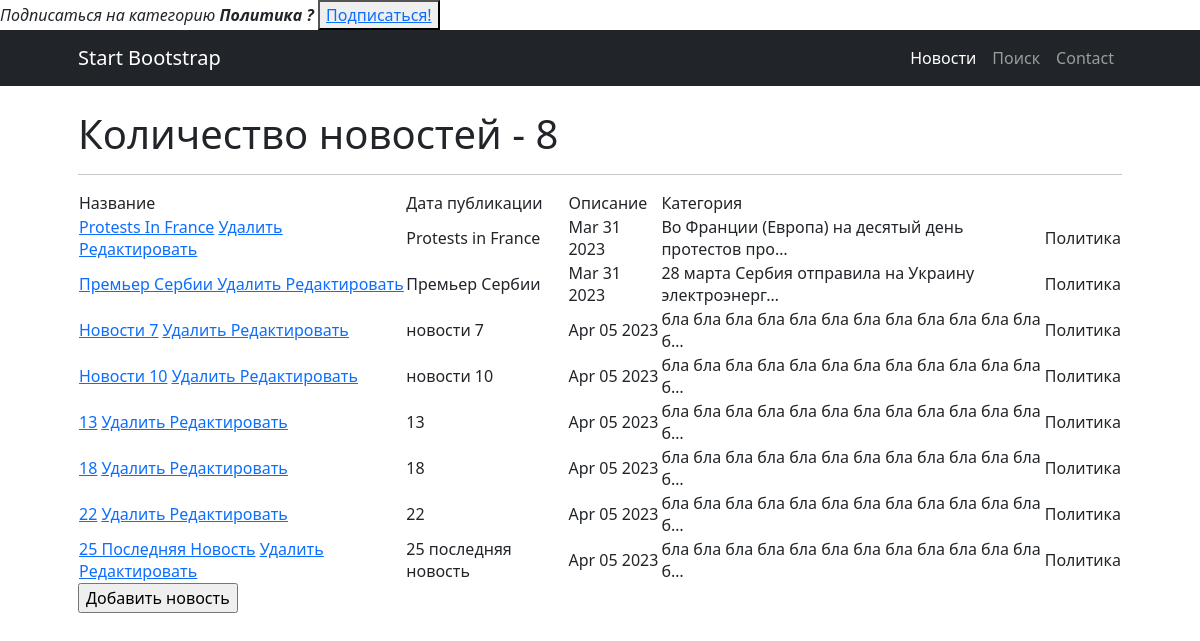
The page /news/category/1/ (signed in) on the database as committed earlier.
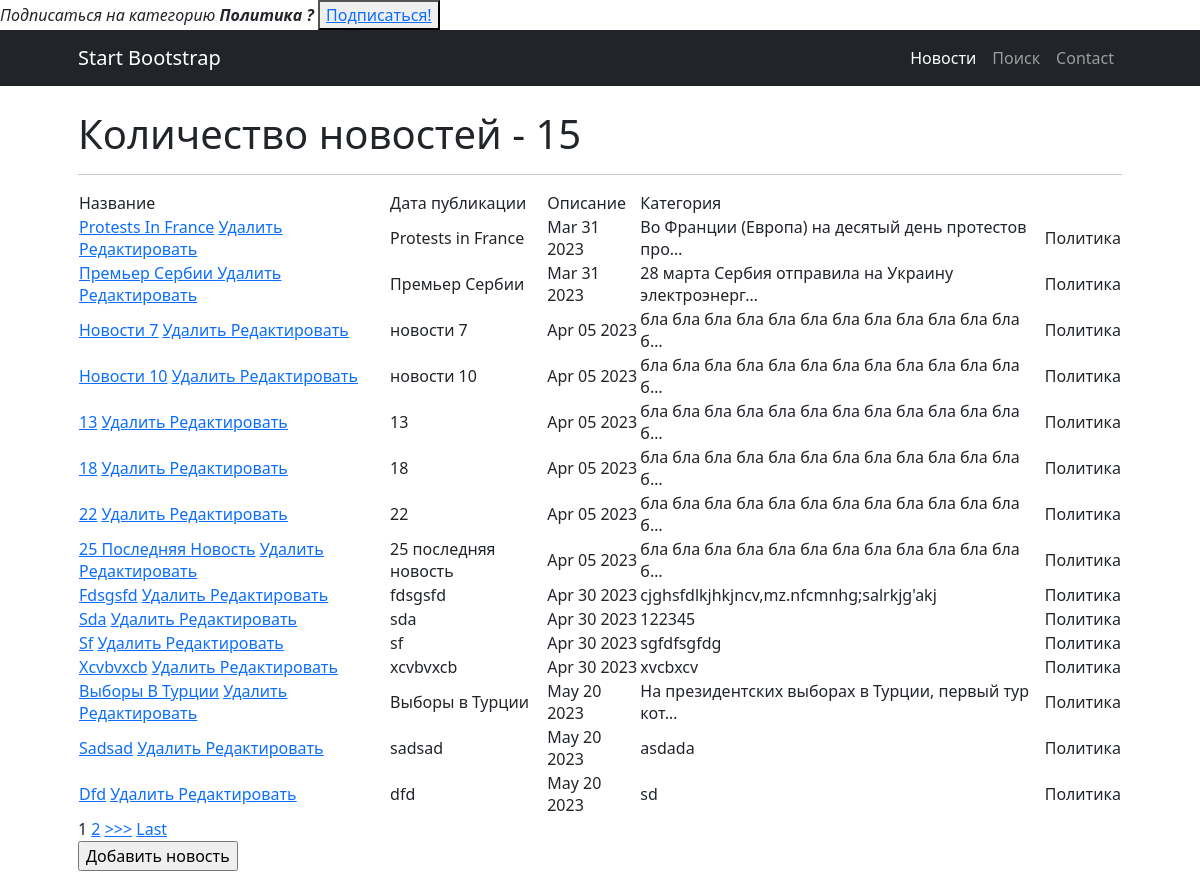
The same page on the database as committed later.
### news/models.py (models this page shows, shortened)
class News(models.Model):
    name = models.CharField(
        max_length=50,
        unique=True, # названия новостей не должны повторяться
    )
    description = models.TextField()
    category = models.ForeignKey(
        to='Category',
        on_delete=models.CASCADE,
        related_name='news', # все новости в категории будут доступны через поле news
    )
    time_creation = models.DateTimeField(auto_now_add = True)

class Category(models.Model):
    name = models.CharField(max_length=100, unique=True)  # названия категорий тоже не должны повторяться
    subscribers = models.ManyToManyField(User, through = 'UserCategory', blank = True) #добавили поле для свзяи с пользователем
    def __str__(self):
        return f'{self.name.title()}'

### news/views.py (the view)
# urls.py: path('category/<int:pk>/', NewsCategoryView.as_view(), name='categories'),
class NewsCategoryView(ListView):
    model = News
    template_name = 'category.html'  # указываем имя шаблона, в котором будет лежать HTML, в нём будут все инструкции о том, как именно пользователю должны вывестись наши объекты
    context_object_name = 'news'  # это имя списка, в котором будут лежать все объекты
    ordering = ['-time_creation']
    paginate_by = 15
    def get_queryset(self):
        self.id = resolve(self.request.path_info).kwargs['pk']
        c = Category.objects.get(id=self.id)
        queryset = News.objects.filter(category=c)
        return queryset
    def get_context_data(self, **kwargs):
        context = super().get_context_data(**kwargs)
        user = self.request.user
        category  = Category.objects.get(id=self.id)
        subscribed = category.subscribers.filter(email=user.email)
        if not subscribed:
            context['sub'] = True
        else:
            context['sub'] = False
        context['category'] = category
        return context

### templatetags/custom_filters.py (called while the page is built)
@register.filter(name='filter_message')
def filter_message(message: str):
    variants = ['мудаков', 'твари', 'козлы', 'лошара', 'ублюдок', 'дичь'] # непристойные выражения
    ln = len(variants)
    filtred_message = ''
    string = ''
    string2 = ''
    pattern = ' ' # чем заменять непристойные выражения
    for i in message:
        string += i
        string2 = string.lower()
        flag = 0
        for j in variants:
            if not string2 in j:
                flag += 1
            if string2 == j:
                filtred_message += pattern
                flag -= 1
                string = ''
        if flag == ln:
            filtred_message += string
            string = ''
    if string2 != '' and string2 not in variants:
        filtred_message += string
    elif string2 != '':
        filtred_message += pattern
    return filtred_message

### templates/category.html (shortened to what this page needs)
{% block content %}
{% if sub %}
<div>
    <em>
        Подписаться на категорию
        <strong> {{category}} ? </strong>
    </em>
    <button>
        <a href = "{% url 'subscribe' category.id %}" > Подписаться!</a>
    </button>
</div>
{% endif %}
{% include 'news.html' %}
{% endblock content %}

### templates/news.html (shortened to what this page needs)
{% extends 'flatpages/default.html' %}
{% load custom_filters %}
{% block content %}
    <h1>Количество новостей - {{ news|length }}</h1>
    <hr>
    {% if news %}
        <table>
            <tr>
                <td>
                    Название
                </td>
                <td>
                    Дата публикации
                </td>
                <td>
                    Описание
                </td>
                <td>
                    Категория
                </td>
            </tr>
        {% for new in news %}
            <tr>
                <td>
                    <a href="{% url 'new' new.id %}">{{ new.name|title|filter_message }}</a>
                    <a href="{% url 'new_delete' new.id %}"><u> Удалить </u></a>
                    <a href="{% url 'new_update' new.id %}"><u>Редактировать</u></a>
                </td>
                <td>
                    {{ new.name|filter_message }}
                </td>
                <td>
                    {{ new.time_creation|date:'M d Y'}}
                </td>
                <td>
                    {{ new.description|truncatechars:50|filter_message}}
                </td>
                <td>
                    {{ new.category.name }}
                </td>
            </tr>
        {% endfor %}
        </table>
    {% else %}
        <h2> Новостей нет!</h2>
    {% endif %}
{% if is_paginated %}
{% for num in page_obj.paginator.page_range %}
    {% if page_obj.number == num %}
        <a>{{ num }}</a>
    {% elif num > page_obj.number|add:'-3' and num < page_obj.number|add:'3' %}
        <a href="?page={{ num }}">{{ num }}</a>
    {% endif %}
{% endfor %}
{% if page_obj.has_next %}
    <a href="?page={{ page_obj.next_page_number }}">>>></a>
    <a href="?page={{ page_obj.paginator.num_pages }}">Last</a>
{% endif %}
{% endif %}
<form method="POST">
    <input type="submit" value="Добавить новость">
</form>
{% endblock content %}

Rows that differ between the two databases and show on the page:
added News: name|filter_message "Fdsgsfd", name|filter_message "fdsgsfd", time_creation "Apr 30 2023", description|filter_message "cjghsfdlkjhkjncv,mz.nfcmnhg;salrkjg'akj", category.name "Политика"
added News: name|filter_message "Sda", name|filter_message "sda", time_creation "Apr 30 2023", description|filter_message "122345", category.name "Политика"
added News: name|filter_message "Sf", name|filter_message "sf", time_creation "Apr 30 2023", description|filter_message "sgfdfsgfdg", category.name "Политика"
added News: name|filter_message "Xcvbvxcb", name|filter_message "xcvbvxcb", time_creation "Apr 30 2023", description|filter_message "xvcbxcv", category.name "Политика"
added News: name|filter_message "Выборы В Турции", name|filter_message "Выборы в Турции", time_creation "May 20 2023", description|filter_message "На президентских выборах в Турции, первый тур кот…", category.name "Политика"
added News: name|filter_message "Sadsad", name|filter_message "sadsad", time_creation "May 20 2023", description|filter_message "asdada", category.name "Политика"
added News: name|filter_message "Dfd", name|filter_message "dfd", time_creation "May 20 2023", description|filter_message "sd", category.name "Политика"
Other text that changed with them:
{{ news|length }}: "8" → "15"
new list line: "1"
new list line: "2"
text now shown: ">>> Last"
